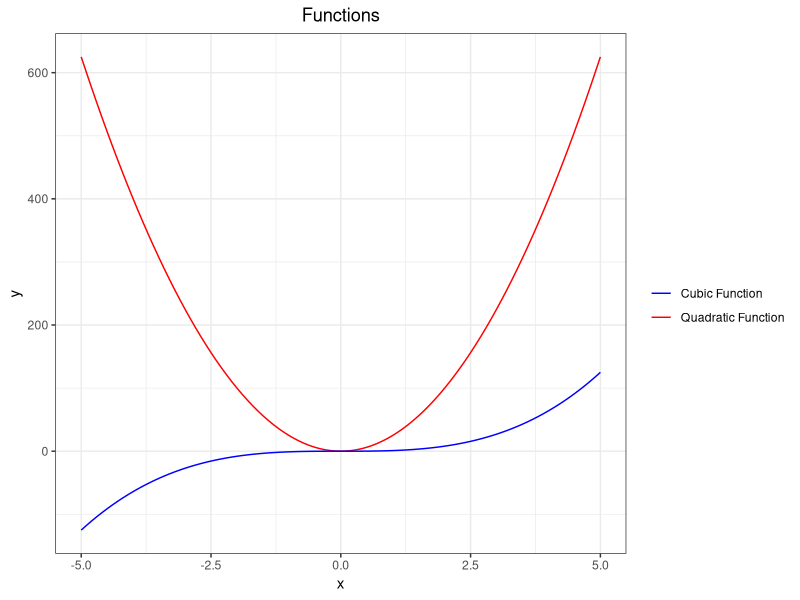

The R script that drew this image:
## ---- chunk 1
knitr::opts_chunk$set(echo = TRUE)
## ---- chunk 2
f1 <- function(x)
{
  25*x^2
}

f2 <- function(x)
{
  x^3
}

library(ggplot2)
domain <- data.frame(x=c(-5, 5))
ggplot(domain, aes(x)) + stat_function(fun = f1, aes(color="Quadratic Function")) + 
  stat_function(fun = f2, aes(color="Cubic Function")) + theme_bw() + ggtitle("Functions") +
  theme(plot.title = element_text(hjust = 0.5)) +
  scale_colour_manual("", values = c("blue", "red"))
